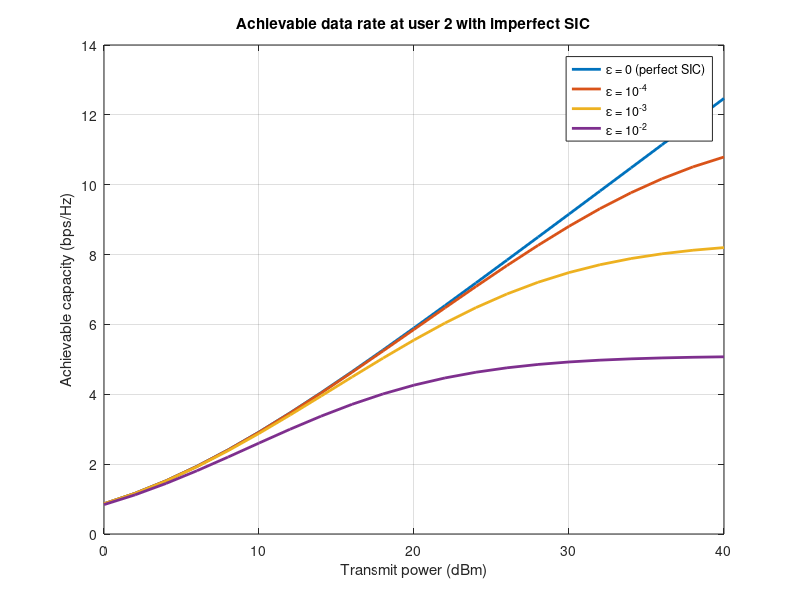

Write the MATLAB code that produced this figure.
% Fig 4.3 - Achievable data rate at user 2 with imperfect SIC
% Project: Performance analysis of NOMA in 5G network
clc; clear variables; close all;

rng(1);                            % fixed seed -> reproducible curves
N = 10^5;                          % number of channel realizations

d1 = 1000; d2 = 500;               % distances of users from the BS (m)
a1 = 0.75; a2 = 0.25;              % power allocation factors
eta = 4;                           % path loss exponent
err = [0 10^-4 10^-3 10^-2];       % SIC error factors (epsilon)

% Rayleigh fading coefficients for both users
h1 = sqrt(d1^-eta)*(randn(1,N) + 1i*randn(1,N))/sqrt(2);
h2 = sqrt(d2^-eta)*(randn(1,N) + 1i*randn(1,N))/sqrt(2);

g1 = (abs(h1)).^2;
g2 = (abs(h2)).^2;

Pt = 0:2:40;                       % transmit power (dBm)
pt = (10^-3)*10.^(Pt/10);          % transmit power (linear, W)
BW = 10^6;                         % system bandwidth (Hz)
No = -174 + 10*log10(BW);          % noise power (dBm)
no = (10^-3)*10.^(No/10);          % noise power (linear, W)

p = length(Pt);

for ep = 1:length(err)
    for u = 1:p
        gamma_2d = a2*pt(u)*g2./(err(ep)*a1*pt(u)*g2 + no);
        R2d      = log2(1 + gamma_2d);
        R2d_av(u) = mean(R2d);
    end
    plot(Pt, R2d_av, 'linewidth', 2); hold on;
end

grid on;
xlabel('Transmit power (dBm)');
ylabel('Achievable capacity (bps/Hz)');
title('Achievable data rate at user 2 with imperfect SIC');
legend('\epsilon = 0 (perfect SIC)', '\epsilon = 10^{-4}', ...
       '\epsilon = 10^{-3}', '\epsilon = 10^{-2}');

% saveas(gcf, '../results/fig4_3_imperfect_sic.png');   % optional: export the figure
